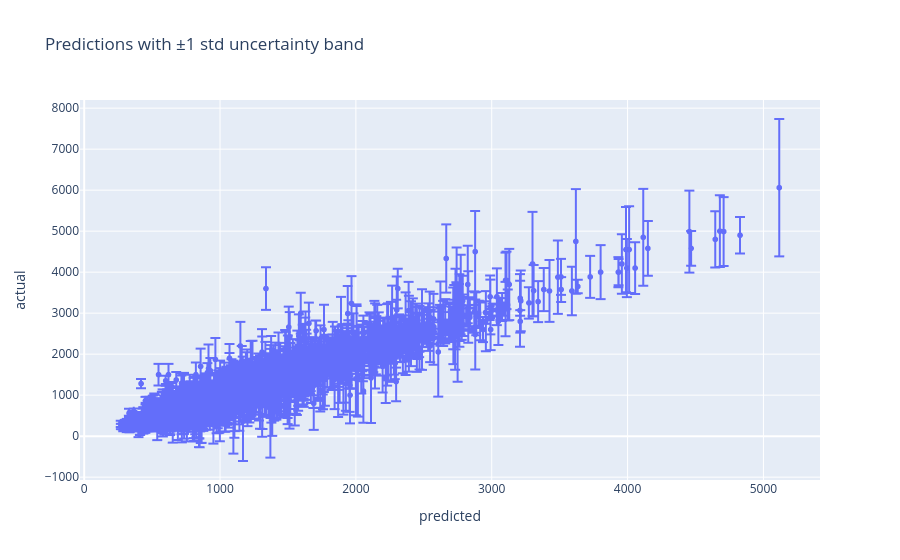

This figure's notebook cell:
### Markdown cell above
<span style="font-weight:500">
The scatter plot above shows the relation between the actual and predicted values. The model seems to be doing very good, with very few outliers, specifically the one with id 2811 with a huge error of 2261. We can notice that for small values (under 800) the model seems to overpredict and for large values the model seems to underpredict. Especially for very large values, which are all below the line meaning that the model will always underpredict for apartments with rent more than 3500 euros.
</span>

### Code cell
def predict_with_uncertainty(pipeline, X):
    preprocessor = pipeline.named_steps["preprocessor"]
    forest = pipeline.named_steps["model"]
    X_proc = preprocessor.transform(X)
    tree_preds = np.stack([t.predict(X_proc) for t in forest.estimators_], axis=1)  
    return tree_preds.mean(axis=1), tree_preds.std(axis=1), tree_preds

pred_mean, pred_std, tree_preds = predict_with_uncertainty(pipeline, X_test)
results_df["pred_std"] = pred_std
results_df["pred_p10"] = np.percentile(tree_preds, 10, axis=1)
results_df["pred_p90"] = np.percentile(tree_preds, 90, axis=1)

fig_unc = px.scatter(results_df.sort_values("predicted"), x="predicted", y="actual",
                      error_y=results_df.sort_values("predicted")["pred_std"],
                      hover_data=hover_cols + ["pred_std"], title="Predictions with ±1 std uncertainty band")
fig_unc.show()

print("corr(pred_std, abs_error):", np.corrcoef(results_df["pred_std"], results_df["abs_error"])[0, 1])

### Figure 1 — Plotly figure (JSON) as saved in the notebook; plotly's stock layout.template omitted (floating-point values rounded to 4 significant figures; data arrays with more than 128 entries replaced by an {"elided": "..."} marker saying what was removed)
{"data": [{"customdata": {"elided": "3118x8 mixed values"}, "error_y": {"array": {"elided": "3118 float values"}}, "hovertemplate": "predicted=%{x}<br>actual=%{y}<br>listing_id=%{customdata[0]}<br>area=%{customdata[1]}<br>rooms=%{customdata[2]}<br>district=%{customdata[3]}<br>floor=%{customdata[4]}<br>heating_type=%{customdata[5]}<br>error=%{customdata[6]}<br>pred_std=%{customdata[7]}<extra></extra>", "legendgroup": "", "marker": {"color": "#636efa", "symbol": "circle"}, "mode": "markers", "name": "", "showlegend": false, "type": "scattergl", "x": {"elided": "3118 float values"}, "xaxis": "x", "y": {"elided": "3118 float values"}, "yaxis": "y"}], "layout": {"legend": {"tracegroupgap": 0}, "title": {"text": "Predictions with ±1 std uncertainty band"}, "xaxis": {"anchor": "y", "domain": [0, 1], "title": {"text": "predicted"}}, "yaxis": {"anchor": "x", "domain": [0, 1], "title": {"text": "actual"}}}}
